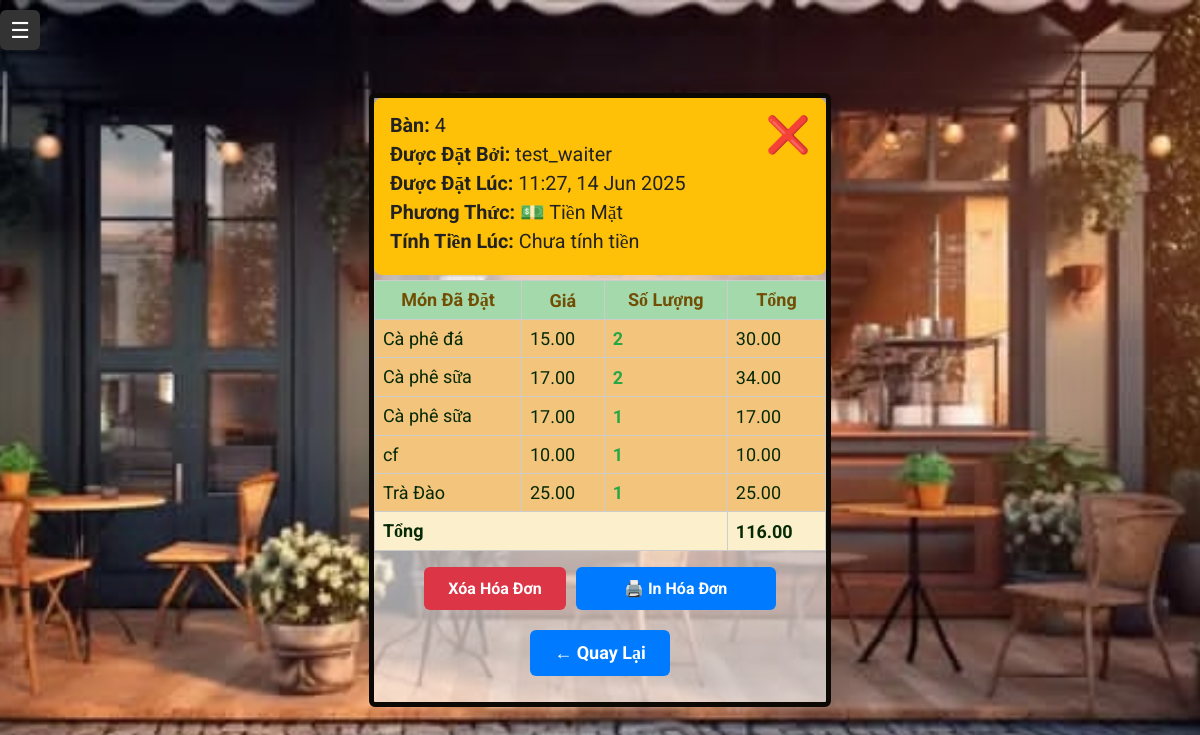
Page /order_view.php?order_id=526 (signed in) on the committed database.
### tables this page shows
CREATE TABLE `orders` (
  `id` int(11) NOT NULL,
  `table_id` int(11) NOT NULL,
  `status` enum('pending','served','paid','deleted') NOT NULL DEFAULT 'pending',
  `paid_amount` decimal(10,0) NOT NULL,
  `created_at` datetime NOT NULL DEFAULT current_timestamp(),
  `method` enum('cash','qr') NOT NULL DEFAULT 'cash',
  `created_by` int(10) UNSIGNED DEFAULT NULL,
  `charged_at` datetime NOT NULL DEFAULT current_timestamp(),
  `deleted` tinyint(1) NOT NULL
);

CREATE TABLE `tables` (
  `id` int(11) NOT NULL,
  `table_name` varchar(255) NOT NULL,
  `table_category` int(11) NOT NULL,
  `table_desc` text DEFAULT NULL,
  `active` tinyint(1) DEFAULT 1,
  `occupied` tinyint(1) NOT NULL DEFAULT 0,
  `current_order_id` int(11) DEFAULT NULL,
  `status` enum('empty','occupied','served') NOT NULL DEFAULT 'empty',
  `deleted` tinyint(1) NOT NULL DEFAULT 0
);

CREATE TABLE `users` (
  `id` int(10) UNSIGNED NOT NULL,
  `username` varchar(255) NOT NULL,
  `password` varchar(255) NOT NULL,
  `role` enum('waiter','admin','kitchen') NOT NULL,
  `user_category` varchar(255) NOT NULL,
  `image` varchar(255) DEFAULT NULL,
  `created_at` timestamp NOT NULL DEFAULT current_timestamp(),
  `deleted` tinyint(1) NOT NULL DEFAULT 0
);

CREATE TABLE `order_items` (
  `id` int(11) NOT NULL,
  `order_id` int(11) NOT NULL,
  `product_id` int(11) NOT NULL,
  `options` varchar(255) DEFAULT NULL,
  `quantity` int(11) NOT NULL,
  `gift` tinyint(1) NOT NULL DEFAULT 0,
  `served` tinyint(1) NOT NULL DEFAULT 0,
  `deleted` tinyint(1) NOT NULL
);

CREATE TABLE `products` (
  `id` int(11) NOT NULL,
  `name` varchar(255) NOT NULL,
  `category` varchar(255) NOT NULL,
  `price` decimal(10,2) NOT NULL,
  `options` varchar(255) NOT NULL,
  `description` varchar(255) NOT NULL,
  `deleted` tinyint(1) NOT NULL DEFAULT 0,
  `active` tinyint(4) DEFAULT 1,
  `image` varchar(255) DEFAULT NULL
);

### order_view.php (the view, shortened to what this page needs)
<?php
require 'config.php';
$order_id = intval($_GET['order_id'] ?? 0);
$stmt = $connection->prepare("
  SELECT o.*, t.table_name, u.username,
         CASE
           WHEN o.status = 'paid' THEN o.charged_at
           ELSE NULL
         END as charged_at
  FROM orders o
  JOIN tables t ON o.table_id = t.id
  LEFT JOIN users u ON o.created_by = u.id
  WHERE o.id = ?
");
$stmt->bind_param("i", $order_id);
$stmt->execute();
$order = $stmt->get_result()->fetch_assoc();
$stmt = $connection->prepare("
  SELECT oi.quantity, oi.options, oi.served,
         p.name AS product_name, p.price
  FROM order_items oi
  JOIN products p ON p.id = oi.product_id
  WHERE oi.order_id = ?
");
$stmt->bind_param("i", $order_id);
$stmt->execute();
$items = $stmt->get_result()->fetch_all(MYSQLI_ASSOC);
?>
<!DOCTYPE html>
<html lang="en">
<head>
  <link rel="stylesheet" href="style.css">
</head>
<body>
  <?php include 'sidebar.php'; ?>
  <div class="main-content-list">
    <div class="order-meta">
      <div><strong>Bàn:</strong> <?= htmlspecialchars($order['table_name']) ?></div>
      <div><strong>Được Đặt Bởi:</strong> <?= htmlspecialchars($order['username'] ?? 'Không Xác Định') ?></div>
      <div><strong>Được Đặt Lúc:</strong> <?= date('H:i, j M Y', strtotime($order['created_at'])) ?></div>
      <div><strong>Phương Thức:</strong> <?= $order['method'] === 'qr' ? '📱 QR' : '💵 Tiền Mặt' ?></div>
      <div><strong>Tính Tiền Lúc:</strong> <?= $order['charged_at'] ? date('H:i, j M Y', strtotime($order['charged_at'])) : 'Chưa tính tiền' ?></div>
      <div class="order-status-icon">
        <?= $order['status'] === 'paid' ? '✅' : ($order['status'] === 'pending' ? '⌛' : '❌') ?>
      </div>
    </div>
    <div class="order-list-container">
      <table class="order-list-table">
        <thead>
          <tr>
            <th>Món Đã Đặt</th>
            <th>Giá</th>
            <th>Số Lượng</th>
            <th>Tổng</th>
          </tr>
        </thead>
        <tbody>
          <?php
          $grouped = [];
          $grandTotal = 0;
          foreach ($items as $item) {
              $key = $item['product_name'] . '|' . $item['price'] . '|' . $item['options'];
              if (!isset($grouped[$key])) {
                  $grouped[$key] = [
                      'name' => $item['product_name'],
                      'price' => $item['price'],
                      'options' => $item['options'],
                      'quantity' => 0
                  ];
              }
              $grouped[$key]['quantity'] += $item['quantity'];
          }
          foreach ($grouped as $g) {
              $sub = $g['quantity'] * $g['price'];
              $grandTotal += $sub;
              ?>
              <tr>
                <td>
                  <?= htmlspecialchars($g['name']) ?>
                </td>
                <td><?= number_format($g['price'], 2) ?></td>
                <td class="quantity"><?= intval($g['quantity']) ?></td>
                <td><?= number_format($sub, 2) ?></td>
              </tr>
              <?php
          }
          ?>
          <tr class="total-row">
            <td colspan="3"><strong>Tổng</strong></td>
            <td><strong><?= number_format($grandTotal, 2) ?></strong></td>
          </tr>
        </tbody>
      </table>
    </div>
    <div class="action-buttons">
      <?php if ($order['status'] !== 'pending'): ?>
        <form method="GET" action="order_view.php" style="display:inline; padding:0; margin:0;">
          <button type="submit" class="delete-btn">Xóa Hóa Đơn</button>
        </form>
      <?php else: ?>
        <button style="opacity: 0.5" class="delete-btn" disabled title="Không thể xóa đơn khi đang chờ">Xóa Hóa Đơn</button>
      <?php endif; ?>
      <button onclick="window.print()">🖨️ In Hóa Đơn</button>
      <a href="order_logs.php" class="back-btn">← Quay Lại</a>
    </div>
  </div>
</body>
</html>

### style.css (style rules this page uses)
* { margin: 0; padding: 0; box-sizing: border-box; font-family: "Roboto", serif; }
body { display: flex; justify-content: center; align-items: center; min-height: 100vh; background: #FBDB93; font-size: 18px; color: white; background-image: url("uploads/admin-page.jpg"); background-color: transparent; background-attachment: fixed; background-repeat: no-repeat; background-position: center; background-size: cover; }
button { width: 100%; padding: 12px; background: lightblue; border-radius: 6px; border: None; outline: None; font-size: 16px; color: white; margin-bottom: 20px; font-weight: 500; cursor: pointer; transition: 0.8s; }

### order_view.php (style rules this page uses)
body { margin: 0; font-family: Roboto, sans-serif; background-image: url("uploads/admin-page.jpg"); background-color: transparent; background-attachment: fixed; background-repeat: no-repeat; background-position: center; background-size: cover; }
.order-meta { background: #ffc107; color: #222; padding: 16px; border-radius: 8px; max-width: 800px; font-size: 1.1em; position: relative; }
.order-meta div { margin-bottom: 6px; }
.order-status-icon { position: absolute; top: 16px; right: 16px; font-size: 1.8em; }
.main-content-list { border: 5px solid #0c0904; border-radius: 6px; max-width: 850px; margin: 24px auto; background: rgba(255,255,255,0.6); }
.order-list-container { overflow-x: auto; padding-top: 5px; }
.order-list-table { width: 100%; border-collapse: collapse; }
.order-list-table th, .order-list-table td { border: 1px solid #ccc; padding: 8px; background: #f2c47c; color: #062905; }
.order-list-table th { background: #a4daab; color: #724e04; }
.order-list-table td.quantity { color: #28a745; font-weight: bold; }
.total-row td { font-weight: bold; background: #FCEFCB; }
.action-buttons { display: flex; justify-content: center; flex-wrap: wrap; gap: 10px; padding: 16px 0; }
.action-buttons form button, .action-buttons button, .action-buttons a { padding: 12px 24px; border: none; border-radius: 6px; background: #007bff; color: white; cursor: pointer; max-width: 200px; font-weight: bold; text-decoration: none; text-align: center; margin-bottom: 10px; }
.action-buttons .delete-btn { background: #dc3545; }

### rows in the picture
orders: table.table_name "4", created_by.username "test_waiter", created_at "11:27, 14 Jun 2025"
order_items: product.name "Cà phê đá", product.price "15.00", quantity "2", quantity.price "30.00"
order_items: product.name "Cà phê sữa", product.price "17.00", quantity "2", quantity.price "34.00"
order_items: product.name "Cà phê sữa", product.price "17.00", quantity "1"
order_items: product.name "cf", product.price "10.00", quantity "1"
order_items: product.name "Trà Đào", product.price "25.00", quantity "1"

### other values in the picture
$grandTotal "116.00"
